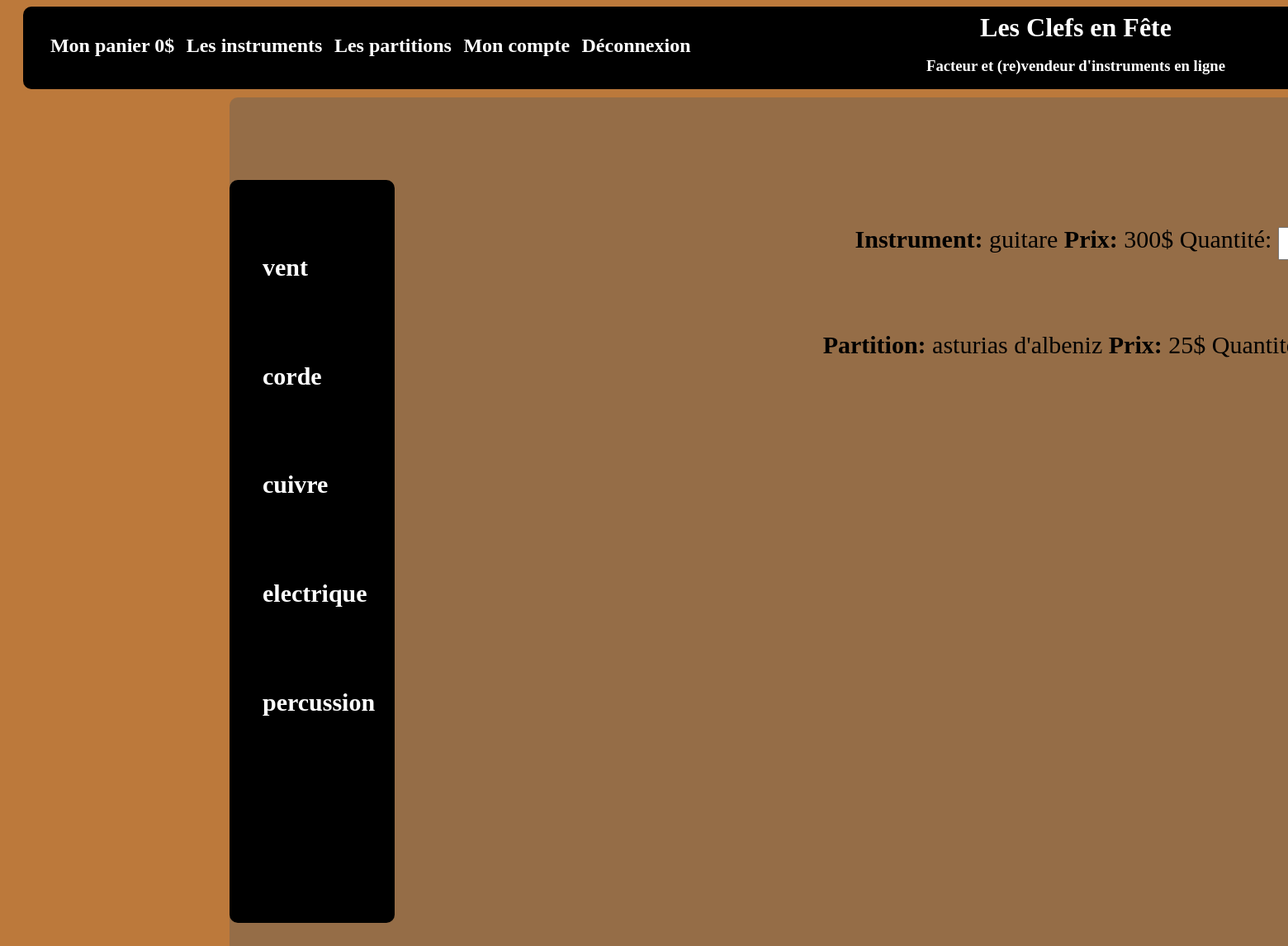
/boutique.php?page=corde, run on the app's committed database.
### tables this page shows
CREATE TABLE `familles` (
  `id_famille` int(11) NOT NULL,
  `famille` varchar(255) NOT NULL
);

CREATE TABLE `instruments` (
  `id_instru` int(11) NOT NULL,
  `instrument` varchar(255) NOT NULL,
  `partoche` varchar(255) NOT NULL,
  `prix_inst` float NOT NULL,
  `prix_ptn` float NOT NULL
);

### boutique.php (the view, shortened to what this page needs)
<?PHP
if (!$_GET['page'])
	$_GET['page'] = 42;
else
{
	if ($_GET['page'] == "sheet")
		$req = 1;
	else if ($_GET['page'] == "instru")
		$req = 2;
	else
		$req = 3;
}
?>
<html>
	<head>
		<link rel="stylesheet" href="miniboutique.css">
	</head>
	<body>
		<?PHP include("header.php");?>
		<div class="center">
			<?PHP include("menu.php");?>
			<div class="boutique">
<?PHP
if ($_GET['page'] === 42)
{
	echo "<br><br><br><br><br><br<br><br><br><br><br><br><br><br><br><br><br><br>";
	echo "<strong><p class=\"articles error\">Tu as touché a mon URL fripon de luron ! Rechante-le et je te donnerai les informations que tu cherches !</p></strong>";
}
else
{
	$count = 0;
	if ($req === 1)
	{
		$resultat = mysqli_query($_SESSION['mysqli'], 'SELECT partoche, prix_ptn FROM instruments');
		while($donnees = mysqli_fetch_assoc($resultat))
		{
			echo "<br><form style=\"text-align:center;\" method=\"POST\" action=\"panier.php?article=".$donnees['partoche']."\"><p class=\"articles\"><strong>Partition: </strong><a class=\"black\" href=\"panier.php?article=".$donnees['partoche']."\">".$donnees['partoche']."</a><strong> Prix: </strong>".$donnees['prix_ptn']."$ Quantité: <input style=\"width:40px;height:40px;\" type=\"text\" name=\"qnt\" value=\"\"> <input class=\"suscribe_input\" type=\"submit\" name=\"submit\" value=\"Valider\"></p></form>";
			$count++;
		}
		mysqli_free_result($resultat);
		if ($count === 0)
			echo "<br><p class=\"articles error\"><strong>Il n'y a pas de produits ici.</strong></p>";
	}
	else if ($req === 3)
	{
		$valid = FALSE;
		$resultat = mysqli_query($_SESSION['mysqli'], 'SELECT famille FROM familles');
		while($donnees = mysqli_fetch_assoc($resultat))
		{
			if ($_GET['page'] == $donnees['famille'])
				$valid = TRUE;
		}
		if ($valid === TRUE)
		{
			$resultat = mysqli_query($_SESSION['mysqli'], "SELECT * FROM `familles` WHERE `famille` = '$_GET[page]'");
			while($donnees = mysqli_fetch_assoc($resultat))
				$fram = $donnees['id_famille'];
			$resultat = mysqli_query($_SESSION['mysqli'], "SELECT id_instru FROM `link_tabs` WHERE `id_famille` = '$fram' ");
			$i = 0;
			while($donnees = mysqli_fetch_assoc($resultat))
			{
				$tab[$i] = $donnees['id_instru'];
				$i++;
			}
			$j = 0;
			while ($j < $i)
			{
				$fram = $tab[$j];
				$resultat = mysqli_query($_SESSION['mysqli'], "SELECT * FROM `instruments` WHERE `id_instru` = '$fram' ");
				while($donnees = mysqli_fetch_assoc($resultat))
				{
					echo "<br><form style=\"text-align:center;\" method=\"POST\" action=\"panier.php?article=".$donnees['instrument']."\"><p class=\"articles\"><strong>Instrument: </strong><a class=\"black\" href=\"panier.php?article=".$donnees['instrument']."\">".$donnees['instrument']."</a><strong> Prix: </strong>".$donnees['prix_inst']."$ Quantité: <input style=\"width:40px;height:40px;\" type=\"text\" name=\"qnt\" value=\"\"> <input class=\"suscribe_input\" type=\"submit\" name=\"submit\" value=\"Valider\"></p></form>";
					echo "<br><form style=\"text-align:center;\" method=\"POST\" action=\"panier.php?article=".$donnees['partoche']."\"><p class=\"articles\"><strong>Partition: </strong><a class=\"black\" href=\"panier.php?article=".$donnees['partoche']."\">".$donnees['partoche']."</a><strong> Prix: </strong>".$donnees['prix_ptn']."$ Quantité: <input style=\"width:40px;height:40px;\" type=\"text\" name=\"qnt\" value=\"\"> <input class=\"suscribe_input\" type=\"submit\" name=\"submit\" value=\"Valider\"></p></form>";
				}
				$j++;
			}
		}
		else
		{
			echo "<br><br><br><br><br><br<br><br><br><br><br><br><br><br><br><br><br><br>";
			echo "<strong><p class=\"articles error\">Tu as touché a mon URL fripon de luron ! Rechante-le et je te donnerai les informations que tu cherches !</p></strong>";
		}
	}
}
?>
			</div>
		</div>
	</body>
</html>

### menu.php (shortened to what this page needs)
<div class="menu">
	<ul class="ul_menu">
		<?PHP
$resultat = mysqli_query($_SESSION['mysqli'], 'SELECT famille FROM familles');
while($donnees = mysqli_fetch_assoc($resultat))
{
	?><li class="list_menu"><h2><a href="boutique.php?page=<?PHP echo $donnees['famille'];?>"><?PHP echo $donnees['famille']; ?></a></h2></li>
<?PHP
}
					?>
	</ul>
</div>

### miniboutique.css (style rules this page uses)
body { background-color:#BC793B; }
a { color:white; text-decoration:none; }
.black { color:black; }
div.center { background-color:rgba(90,90,90,0.4); border-radius:10px; display:block; margin-top:10px; margin-left:270px; float:center; width:2000px; height:1200px; }
.menu { background-color:black; border-radius:10px; width:10%; height:75%; display:block; float:left; margin-top:5%; }
.list_menu { color:white; font-size:20px; list-style:none; padding-top:15%; padding-bottom:15%; }
.ul_menu { width:80%; height:90%; margin-top:20%; }
.boutique { display:block; float:right; width:80%; height:75%; margin-top:5%; margin-right:5%; }
.articles { text-align:center; font-size:30px; }

### data on the page
familles: famille "vent"
familles: famille "corde"
familles: famille "cuivre"
familles: famille "electrique"
familles: famille "percussion"
instruments: instrument "guitare", prix_inst "300", partoche "asturias d'albeniz", prix_ptn "25"
